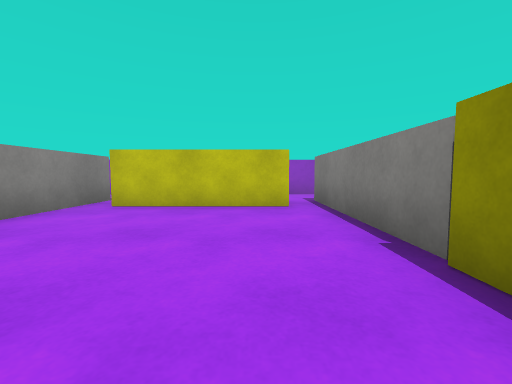
View 1 (above)

14 first-person views from a walk through a scene from a Unity 3-D project. The camera is 0.58 m above the floor, tilts 4° down and sees 90° across. The floor is counted in squares, 1 m on a side. Each view is taken from the middle of a square. On the plan, view 1 faces up. The plan holds only what a view shows up to about 9 squares ahead; the rest is blank. The player is left out. Surface patterns are stand-ins for the level's own textures.

View 2
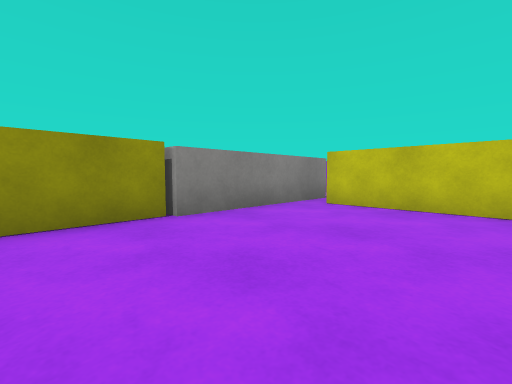

View 3
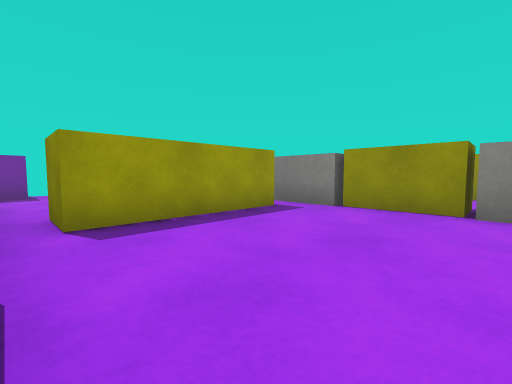

View 4
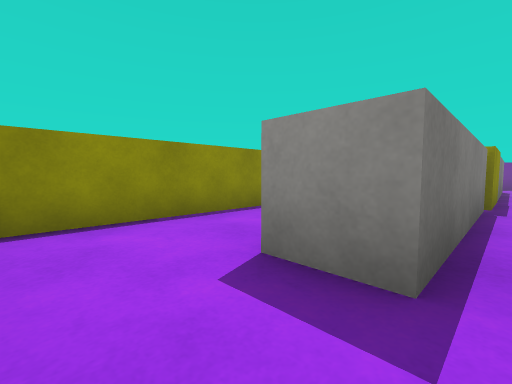

View 5
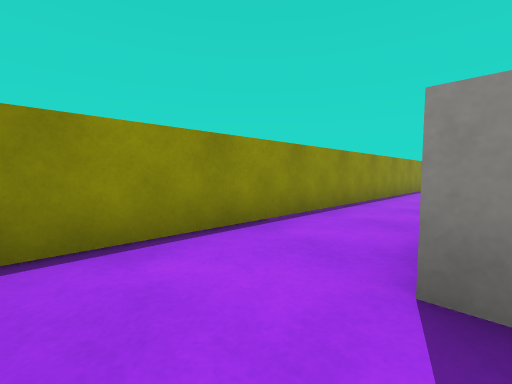

View 6
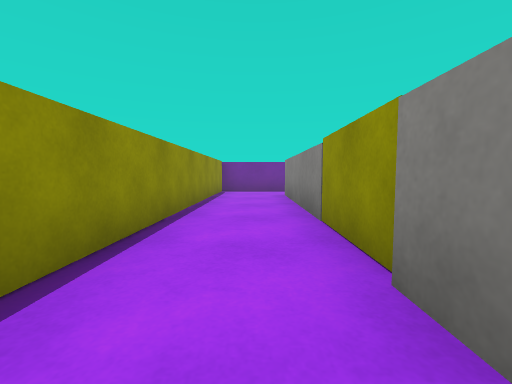

View 7
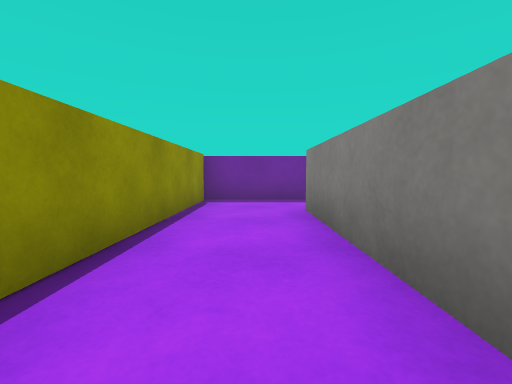

View 8
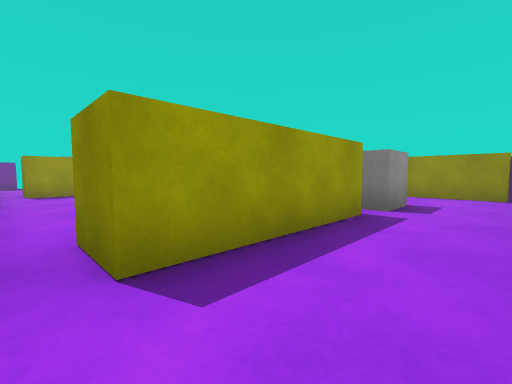

View 9
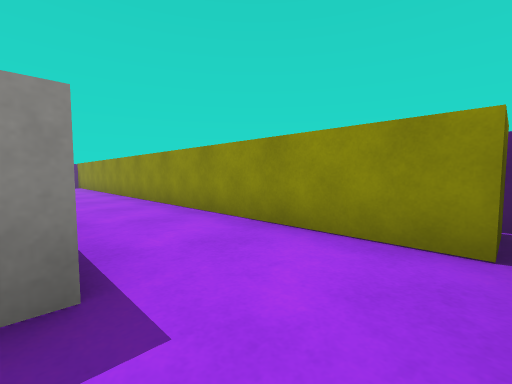

View 10
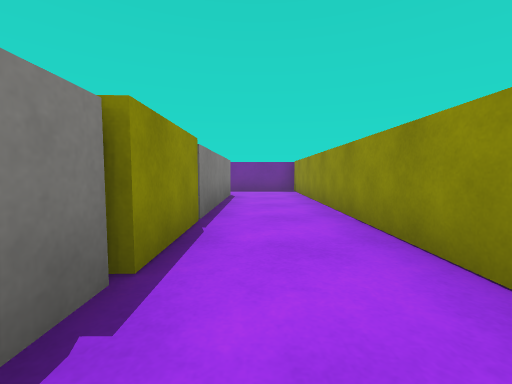

View 11
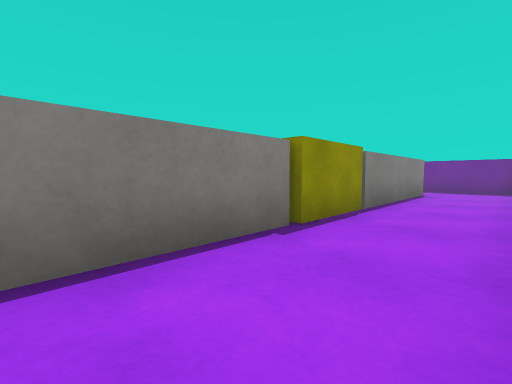

View 12
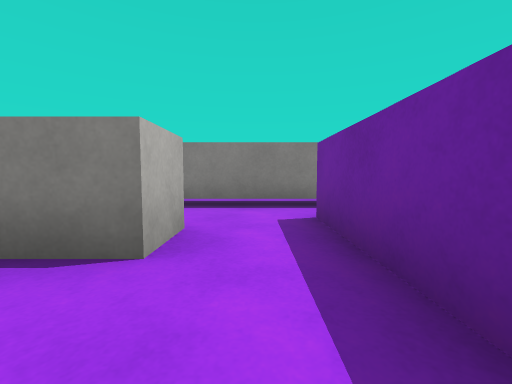

View 13
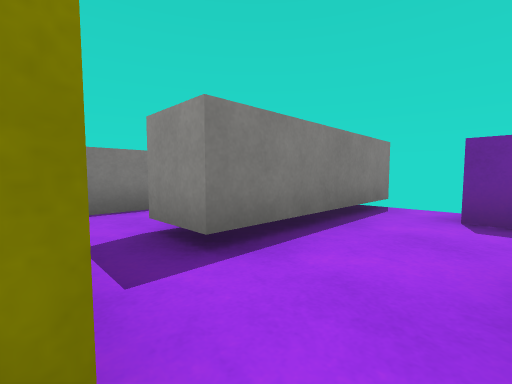

View 14
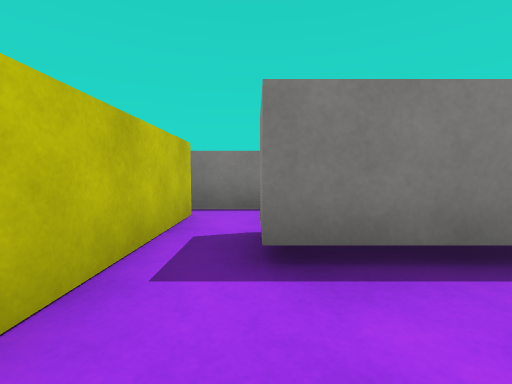

### Floor plan
Key: @ floor where view 1 was taken; # wall or solid block; x gap in a wall; . floor; B yellow block; T thing the floor can be seen under or through.
Columns run from 7 left of view 1 to 4 right of it. Each row starts with its distance up from view 1.
  8    #    ##
  7 ##.........#
  6  #.........#
  5 ##.#####.#.#
  4 #..##....#.#
  3 #..##....#.#
  2 #..##....#.#
  1 #..B....BB.#
  0 #..B...@B#.#
 -1 #..#.#####.#
 -2 #..#.#####.#
 -3 #..#..x.##.#
 -4 #..#..T.##.#
 -5 #.....T....#
 -6 #####.T.####
 -7       T

Where each view was taken, in squares from view 1:
view 1: 0 up, 0 right, facing up
view 2: 0 up, 0 right, facing up-left
view 3: 2 up, 1 right, facing down-left
view 4: 7 up, 1 right, facing down-right
view 5: 7 up, 2 right, facing down-right
view 6: 3 up, 3 right, facing down
view 7: 0 up, 3 right, facing down
view 8: 7 up, 1 right, facing down-left
view 9: 7 up, 4 left, facing down-left
view 10: 3 up, 5 left, facing down
view 11: 4 up, 6 left, facing down-right
view 12: 5 down, 6 left, facing right
view 13: 2 down, 3 left, facing down-right
view 14: 3 down, 3 left, facing right
